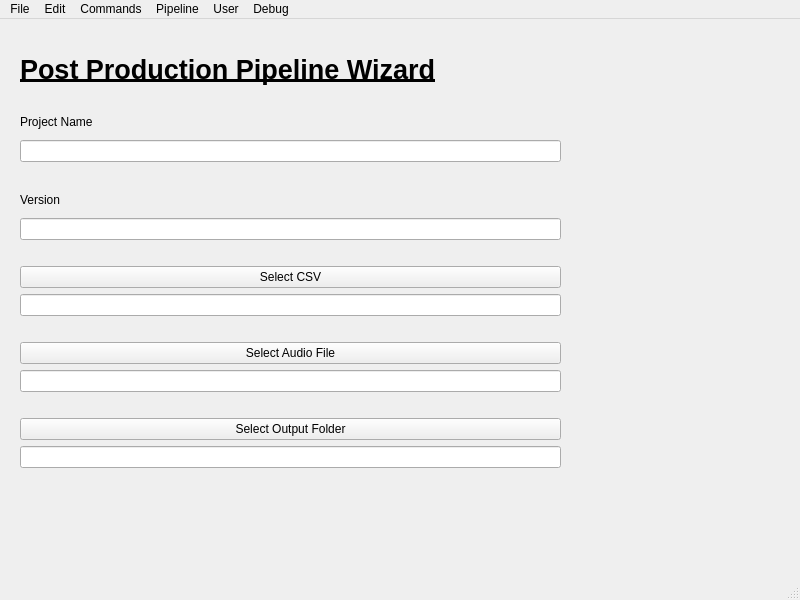
<?xml version="1.0" encoding="UTF-8"?>
<ui version="4.0">
 <class>PostWizardWindow</class>
 <widget class="QMainWindow" name="PostWizardWindow">
  <property name="geometry">
   <rect>
    <x>0</x>
    <y>0</y>
    <width>800</width>
    <height>600</height>
   </rect>
  </property>
  <property name="windowTitle">
   <string>MainWindow</string>
  </property>
  <widget class="QWidget" name="centralwidget">
   <widget class="QWidget" name="layoutWidget">
    <property name="geometry">
     <rect>
      <x>20</x>
      <y>90</y>
      <width>541</width>
      <height>359</height>
     </rect>
    </property>
    <layout class="QVBoxLayout" name="verticalLayout">
     <item>
      <widget class="QLabel" name="label_2">
       <property name="text">
        <string>Project Name</string>
       </property>
      </widget>
     </item>
     <item>
      <widget class="QLineEdit" name="lineEditProjectName"/>
     </item>
     <item>
      <spacer name="horizontalSpacer_4">
       <property name="orientation">
        <enum>Qt::Horizontal</enum>
       </property>
       <property name="sizeHint" stdset="0">
        <size>
         <width>40</width>
         <height>20</height>
        </size>
       </property>
      </spacer>
     </item>
     <item>
      <widget class="QLabel" name="label_3">
       <property name="text">
        <string>Version</string>
       </property>
      </widget>
     </item>
     <item>
      <widget class="QLineEdit" name="lineEditVersion"/>
     </item>
     <item>
      <spacer name="horizontalSpacer">
       <property name="orientation">
        <enum>Qt::Horizontal</enum>
       </property>
       <property name="sizeHint" stdset="0">
        <size>
         <width>40</width>
         <height>20</height>
        </size>
       </property>
      </spacer>
     </item>
     <item>
      <widget class="QPushButton" name="pushButtonSelectCSV">
       <property name="text">
        <string>Select CSV</string>
       </property>
      </widget>
     </item>
     <item>
      <widget class="QLineEdit" name="lineEditCSVPath"/>
     </item>
     <item>
      <spacer name="horizontalSpacer_2">
       <property name="orientation">
        <enum>Qt::Horizontal</enum>
       </property>
       <property name="sizeHint" stdset="0">
        <size>
         <width>40</width>
         <height>20</height>
        </size>
       </property>
      </spacer>
     </item>
     <item>
      <widget class="QPushButton" name="pushButton_AudioFileSelect">
       <property name="text">
        <string>Select Audio File</string>
       </property>
      </widget>
     </item>
     <item>
      <widget class="QLineEdit" name="lineEditAudio"/>
     </item>
     <item>
      <spacer name="horizontalSpacer_3">
       <property name="orientation">
        <enum>Qt::Horizontal</enum>
       </property>
       <property name="sizeHint" stdset="0">
        <size>
         <width>40</width>
         <height>20</height>
        </size>
       </property>
      </spacer>
     </item>
     <item>
      <widget class="QPushButton" name="pushButton_OutputFolder">
       <property name="text">
        <string>Select Output Folder</string>
       </property>
      </widget>
     </item>
     <item>
      <widget class="QLineEdit" name="lineEditOutputFolder"/>
     </item>
    </layout>
   </widget>
   <widget class="QLabel" name="label">
    <property name="geometry">
     <rect>
      <x>20</x>
      <y>30</y>
      <width>451</width>
      <height>41</height>
     </rect>
    </property>
    <property name="font">
     <font>
      <pointsize>20</pointsize>
      <weight>75</weight>
      <bold>true</bold>
      <underline>true</underline>
     </font>
    </property>
    <property name="text">
     <string>Post Production Pipeline Wizard</string>
    </property>
   </widget>
  </widget>
  <widget class="QMenuBar" name="menubar">
   <property name="geometry">
    <rect>
     <x>0</x>
     <y>0</y>
     <width>800</width>
     <height>20</height>
    </rect>
   </property>
<widget class="QMenu" name="menuFile">
    <property name="title">
     <string>File</string>
    </property>
    <addaction name="actionLoad_Config"/>
    <addaction name="actionSave_Config"/>
    <addaction name="actionLoad_Project_Window"/>
    <addaction name="actionImport_Config"/>
   </widget>
   <widget class="QMenu" name="menuEdit">
    <property name="title">
     <string>Edit</string>
    </property>
   </widget>
   <widget class="QMenu" name="menuCommands">
    <property name="title">
     <string>Commands</string>
    </property>
    <widget class="QMenu" name="menuFFMPEG">
     <property name="title">
      <string>Blender</string>
     </property>
     <widget class="QMenu" name="menuFFMPEG_2">
      <property name="title">
       <string>FFMPEG</string>
      </property>
      <addaction name="actionSave_Combine_Video_Scripts"/>
      <addaction name="actionSave_Combine_Video_Scripts_2"/>
     </widget>
     <widget class="QMenu" name="menuBasic">
      <property name="title">
       <string>Basic</string>
      </property>
      <addaction name="actionSet_Scene_Shot_Blender_Files"/>
     </widget>
     <addaction name="menuBasic"/>
     <addaction name="menuFFMPEG_2"/>
    </widget>
    <widget class="QMenu" name="menuUniversal">
     <property name="title">
      <string>Universal</string>
     </property>
     <addaction name="actionCreate_Edit_JSON"/>
    </widget>
    <addaction name="menuFFMPEG"/>
    <addaction name="menuUniversal"/>
   </widget>
   <widget class="QMenu" name="menuPipeline">
    <property name="title">
     <string>Pipeline</string>
    </property>
    <widget class="QMenu" name="menuShot">
     <property name="title">
      <string>Shot</string>
     </property>
     <addaction name="actionShot_Editor"/>
    </widget>
    <addaction name="actionOpen_Project_Pipeline_Folder"/>
    <addaction name="actionOpen_Project_Scene_Output_Folder"/>
    <addaction name="menuShot"/>
   </widget>
   <widget class="QMenu" name="menuUser">
    <property name="title">
     <string>User</string>
    </property>
    <addaction name="actionRefresh_User"/>
   </widget>
   <widget class="QMenu" name="menuDebug">
    <property name="title">
     <string>Debug</string>
    </property>
    <widget class="QMenu" name="menuRun_Test">
     <property name="title">
      <string>Run Test</string>
     </property>
     <addaction name="action1"/>
     <addaction name="action2"/>
     <addaction name="action3"/>
    </widget>
    <addaction name="menuRun_Test"/>
   </widget>
   <addaction name="menuFile"/>
   <addaction name="menuEdit"/>
   <addaction name="menuCommands"/>
   <addaction name="menuPipeline"/>
   <addaction name="menuUser"/>
   <addaction name="menuDebug"/>
  </widget>
  <widget class="QStatusBar" name="statusbar"/>
 </widget>
 <resources/>
 <connections/>
</ui>
